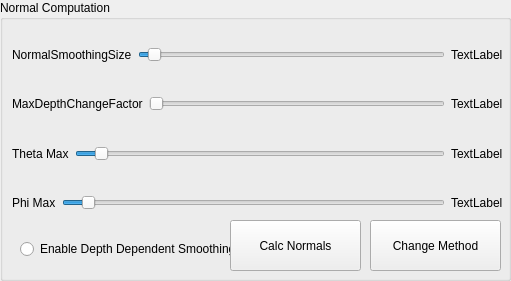
     <widget class="QGroupBox" name="groupBox_9">
      <property name="geometry">
       <rect>
        <x>10</x>
        <y>0</y>
        <width>511</width>
        <height>281</height>
       </rect>
      </property>
      <property name="title">
       <string>Normal Computation</string>
      </property>
      <widget class="QPushButton" name="pushButtonChangeNormCalcMethod">
       <property name="geometry">
        <rect>
         <x>370</x>
         <y>220</y>
         <width>131</width>
         <height>51</height>
        </rect>
       </property>
       <property name="text">
        <string>Change Method</string>
       </property>
      </widget>
      <widget class="QRadioButton" name="radioButtonDepthDependentSmoothing">
       <property name="geometry">
        <rect>
         <x>20</x>
         <y>240</y>
         <width>261</width>
         <height>18</height>
        </rect>
       </property>
       <property name="text">
        <string>Enable Depth Dependent Smoothing</string>
       </property>
      </widget>
      <widget class="QWidget" name="layoutWidget_6">
       <property name="geometry">
        <rect>
         <x>12</x>
         <y>33</y>
         <width>491</width>
         <height>191</height>
        </rect>
       </property>
       <layout class="QVBoxLayout" name="verticalLayout_37">
        <item>
         <layout class="QHBoxLayout" name="horizontalLayout_51">
          <item>
           <widget class="QLabel" name="constlabelBlurKernel_2">
            <property name="text">
             <string>NormalSmoothingSize</string>
            </property>
           </widget>
          </item>
          <item>
           <widget class="QSlider" name="sliderNormSmoothingSize">
            <property name="maximum">
             <number>500</number>
            </property>
            <property name="value">
             <number>15</number>
            </property>
            <property name="orientation">
             <enum>Qt::Horizontal</enum>
            </property>
           </widget>
          </item>
          <item>
           <widget class="QLabel" name="labelNormSmoothingSize">
            <property name="text">
             <string>TextLabel</string>
            </property>
           </widget>
          </item>
         </layout>
        </item>
        <item>
         <layout class="QHBoxLayout" name="horizontalLayout_57">
          <item>
           <widget class="QLabel" name="constlabelCanyTh1Val_2">
            <property name="text">
             <string>MaxDepthChangeFactor</string>
            </property>
           </widget>
          </item>
          <item>
           <widget class="QSlider" name="slidersetMaxDepthChangeFactor">
            <property name="minimum">
             <number>1</number>
            </property>
            <property name="maximum">
             <number>100</number>
            </property>
            <property name="value">
             <number>1</number>
            </property>
            <property name="orientation">
             <enum>Qt::Horizontal</enum>
            </property>
           </widget>
          </item>
          <item>
           <widget class="QLabel" name="labelsetMaxDepthChangeFactor">
            <property name="text">
             <string>TextLabel</string>
            </property>
           </widget>
          </item>
         </layout>
        </item>
        <item>
         <layout class="QHBoxLayout" name="horizontalLayout_58">
          <item>
           <widget class="QLabel" name="constlabelBlurKernel_3">
            <property name="text">
             <string>Theta Max</string>
            </property>
           </widget>
          </item>
          <item>
           <widget class="QSlider" name="sliderThetaMax">
            <property name="minimum">
             <number>1</number>
            </property>
            <property name="maximum">
             <number>360</number>
            </property>
            <property name="value">
             <number>20</number>
            </property>
            <property name="orientation">
             <enum>Qt::Horizontal</enum>
            </property>
           </widget>
          </item>
          <item>
           <widget class="QLabel" name="labelThetaMax">
            <property name="text">
             <string>TextLabel</string>
            </property>
           </widget>
          </item>
         </layout>
        </item>
        <item>
         <layout class="QHBoxLayout" name="horizontalLayout_59">
          <item>
           <widget class="QLabel" name="constlabelCanyTh1Val_3">
            <property name="text">
             <string>Phi Max</string>
            </property>
           </widget>
          </item>
          <item>
           <widget class="QSlider" name="sliderPhiMax">
            <property name="minimum">
             <number>1</number>
            </property>
            <property name="maximum">
             <number>360</number>
            </property>
            <property name="value">
             <number>20</number>
            </property>
            <property name="orientation">
             <enum>Qt::Horizontal</enum>
            </property>
           </widget>
          </item>
          <item>
           <widget class="QLabel" name="labelPhiMax">
            <property name="text">
             <string>TextLabel</string>
            </property>
           </widget>
          </item>
         </layout>
        </item>
       </layout>
      </widget>
      <widget class="QPushButton" name="pushButtonCalcNormals">
       <property name="geometry">
        <rect>
         <x>230</x>
         <y>220</y>
         <width>131</width>
         <height>51</height>
        </rect>
       </property>
       <property name="text">
        <string>Calc Normals</string>
       </property>
      </widget>
     </widget>
